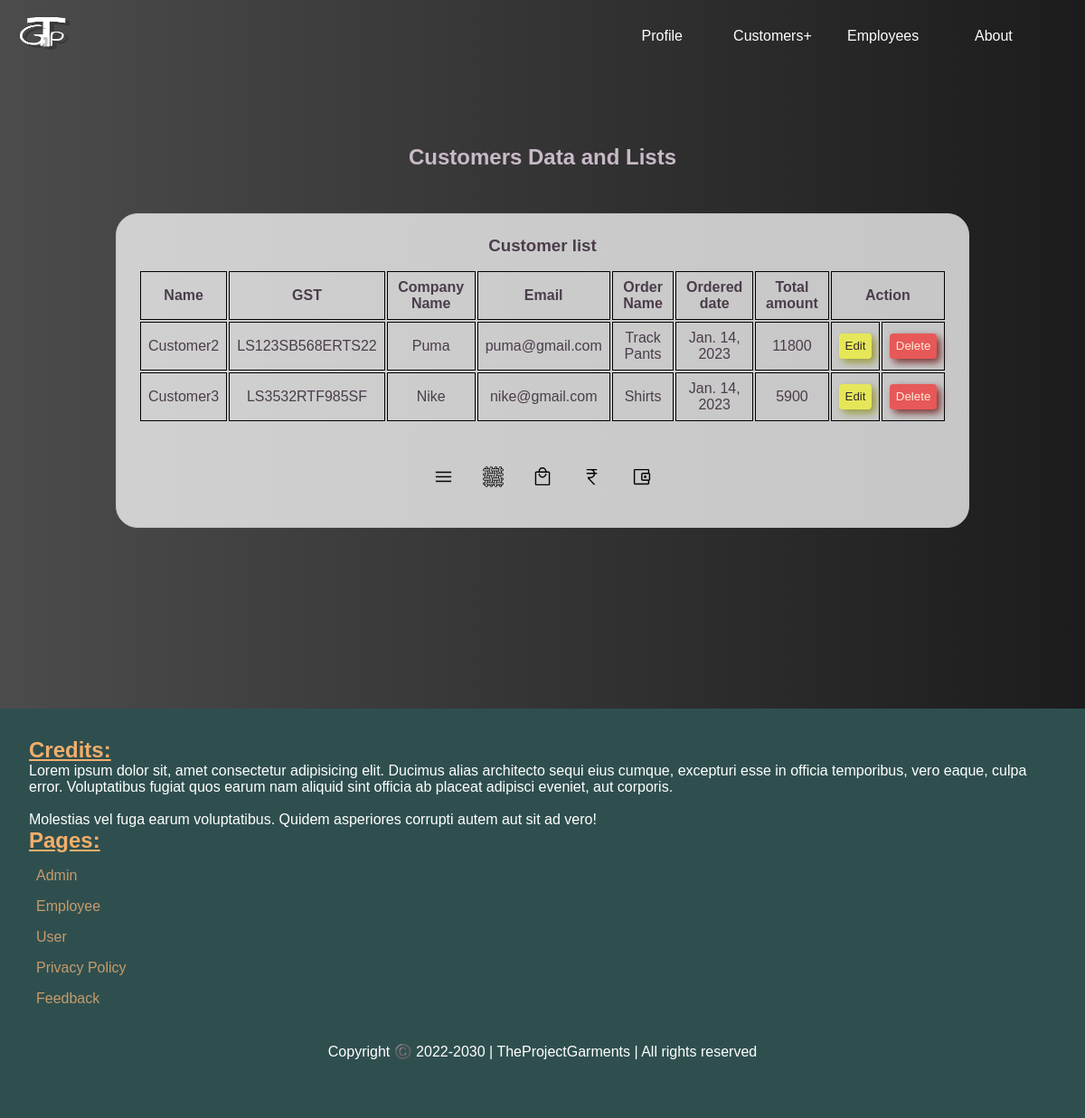
Before: /customer/ with the older database file.
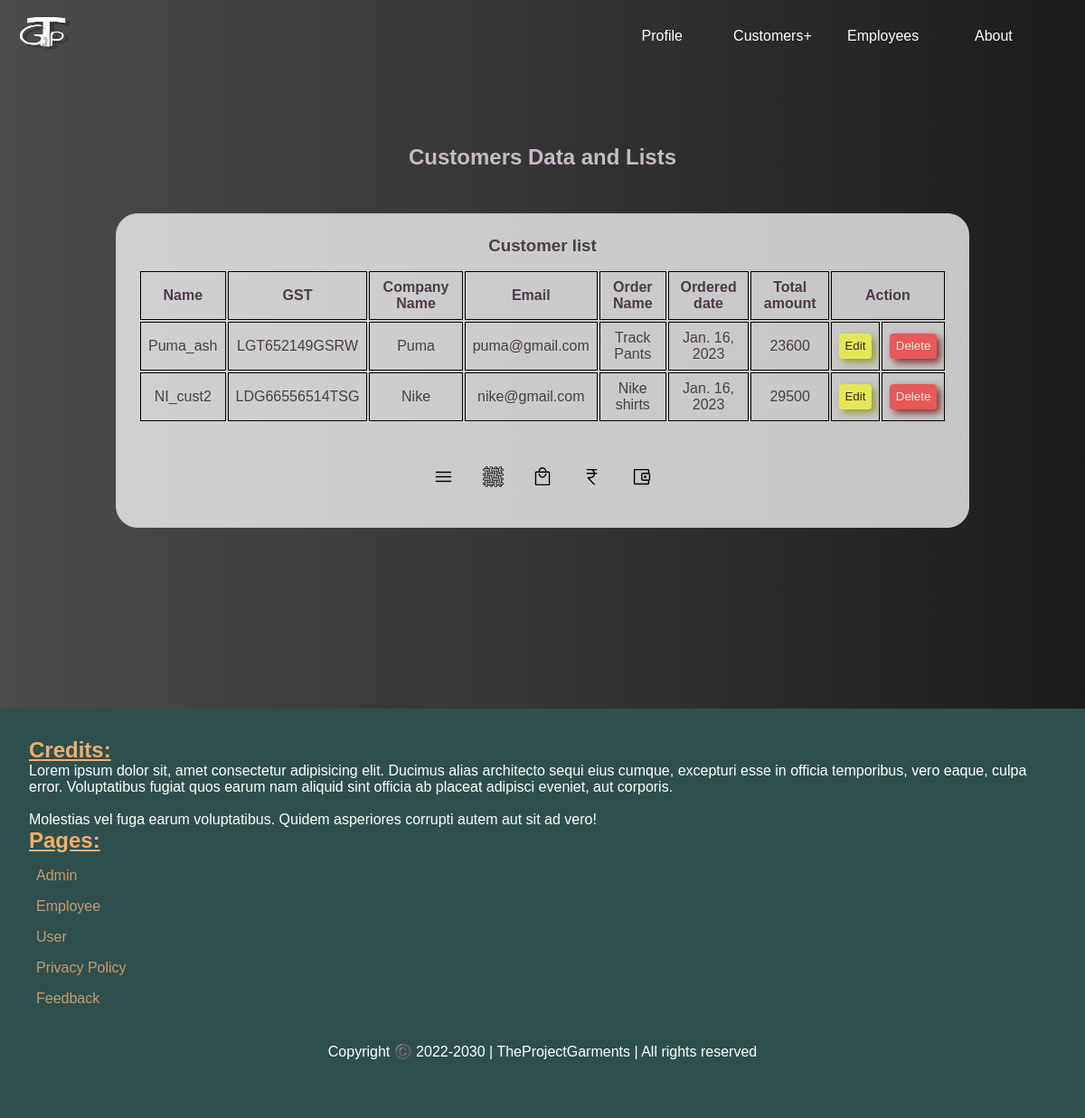
After: the same page with the newer database file.
### first_vs/models.py (models this page shows, shortened)
class Customer(models.Model):
    id=models.CharField(max_length=50,primary_key=True)
    namei=models.CharField(max_length=50,unique=True,blank=False)
    phone=models.CharField(max_length=40,blank=False)
    gst=models.CharField(max_length=50,unique=True)
    adder=models.TextField(max_length=500)
    co_name=models.CharField(max_length=50,blank=False)
    email=models.CharField(max_length=100,blank=False)
    ord_name=models.CharField(max_length=50,unique=True)
    ord_amt=models.CharField(max_length=20)
    pending_payment=models.CharField(max_length=20)
    date=models.DateField()

### first_vs/views.py (the view)
# urls.py: path('customer/',views.customers,name='customers'),
def customers(request):
    tab=Customer.objects.all()
    bil=Bills.objects.all()
    return render(request, 'first_vs/cust.html',{'tab':tab,'bil':bil})

### first_vs/templates/first_vs/cust.html (shortened to what this page needs)
<!DOCTYPE html>
<html lang="en">
<head>
    {% load static %}
    <link rel="stylesheet" href="{% static 'first_vs/cust.css'%}">
</head>
<body>
    <header>
        {% load static %}
        {% load %}
        <div class="head">
            <div class="left">
                <div class="logo"><a href="#"><img src="{% static 'first_vs/logos/tgp_white.png' %}" alt="logo"></a>
                </div>
            </div>
            <div class="right">
                <ul>
                    <li>
                        <a href="{% url 'hello' %}" rel="noopener noreferrer"><span class="text1">Profile</span></a>
                    </li>
                    <li>
                        <a href="{% url 'custom' %}">
                            <span class="text">Customers+</span></a>
                    </li>
                    <li>
                        <a href="{% url 'emp_tab' %}">
                            <span class="text">Employees</span></a>
                    </li>
                    <li>
                        <a href="">
                            <span class="text1">About</span></a>
                    </li>
                </ul>
            </div>
        </div>
    </header>
    <main>
        <h2>Customers Data and Lists</h2>
        <div class="cards">
            <div class="contents">
                <div class="content1">
                    <div class="main_content">
                        <h3>Customer list</h3>
                        <table>
                            <tr class="tab_head">
                                <td>Name</td>
                                <td>GST</td>
                                <td>Company Name</td>
                                <td>Email</td>
                                <td>Order Name</td>
                                <td>Ordered date</td>
                                <td>Total amount</td>
                                <td colspan="2">Action</td>
                            </tr>
                            {% for i in tab %}
                            <tr>
                                <td> {{ i.namei }}</td>
                                <td> {{ i.gst }}</td>
                                <td> {{ i.co_name }}</td>
                                <td> {{ i.email }}</td>
                                <td> {{ i.ord_name }}</td>
                                <td> {{ i.date }}</td>
                                <td> {{ i.pending_payment }}</td>
                                <td class="but"><a href="{% url 'update' i.id %}"><button>Edit</button></a></td>
                                 <td><form action="{% url 'delete' i.id %}" method="post">
                                        <input type="submit" name="delete" id="delete" value="Delete"></form>
                                </td>
                            </tr>
                            {% endfor %}
                        </table>
                    </div>
                    <div class="control_bar">
                        <div class="list"> <img src="{% static 'first_vs/logos/menu.svg'%}" alt="list" id="list"></div>
                        <div class="mate"> <img src="{% static 'first_vs/logos/fabric.png'%}" alt="materials"
                                id="materials"></div>
                        <div class="ord"> <img src="{% static 'first_vs/logos/local_order.svg'%}" alt="orders"
                                id="orders"></div>
                        <div class="payments"> <img src="{% static 'first_vs/logos/rupees.svg'%}" alt="payments"
                                id="payments"></div>
                        <div class="bal"> <img src="{% static 'first_vs/logos/balancce.svg'%}" alt="balance"
                                id="balance"></div>
                    </div>
                </div>
            </div>
        </div>
    </main>
    <footer>
        <div class="foot_container">
            <div class="credits">
                <h2>Credits:</h2>
                <p>Lorem ipsum dolor sit, amet consectetur adipisicing elit. Ducimus alias architecto sequi eius cumque,
                    excepturi esse in officia temporibus, vero eaque, culpa error. Voluptatibus fugiat quos earum nam
                    aliquid sint officia ab placeat adipisci eveniet, aut corporis.
                    <br> <br> Molestias vel fuga earum voluptatibus. Quidem asperiores corrupti autem aut sit ad vero!
                </p>
            </div>
            <div class="login_sec">
                <h2>Pages:</h2>
                <ul>
                    <li><a href="http://" target="_blank" rel="noopener noreferrer">Admin</a></li>
                    <li><a href="http://" target="_blank" rel="noopener noreferrer">Employee</a></li>
                    <li><a href="http://" target="_blank" rel="noopener noreferrer">User</a></li>
                    <li><a href="http://" target="_blank" rel="noopener noreferrer">Privacy Policy</a></li>
                    <li><a href="http://" target="_blank" rel="noopener noreferrer">Feedback</a></li>
                </ul>
            </div>
            <div class="foot">
                <p>Copyright ©️ 2022-2030 | TheProjectGarments | All rights reserved</p>
            </div>
        </div>
    </footer>
</body>
</html>

### first_vs/static/first_vs/cust.css (style rules this page uses)
* { padding: 0; margin: 0; font-family: 'poppins',sans-serif; }
header { width: auto; min-height: 5em; background: linear-gradient(to right, rgb(77, 76, 76),rgb(29, 28, 29)); padding-left: 1em; padding-right: 1em; z-index: 2; }
.head { display: flex; justify-content:space-between; align-items: center; }
.logo img { width: 3.5em; height: 3.5em; transition: .3s; }
.left { padding: .4em; }
.right ul { list-style: none; display: flex; justify-content: space-between; align-items: center; padding-right: 1.5em; padding-top: .5em; }
a { text-decoration: none; color: rgb(255, 255, 255); }
.right ul li { position: relative; width: 6em; height: 2em; display: flex; justify-content: center; align-items: center; padding: .31em; margin: .51em; border-radius: .2em; transition: .5s; }
.text,.text1 { transition: .3s; }
main { background: linear-gradient(to right, rgb(77, 76, 76),rgb(29, 28, 29)); padding: 5em; }
main h2 { text-align: center; color:rgb(200, 186, 200); cursor:default; }
td { padding: .5em; margin: 0em; text-align: center; border: 1px solid black; }
.tab_head { font-weight: 600; }
.cards { display:flex; align-items: center; justify-content: center; padding: 2em; }
h3 { padding-bottom: .8em; cursor:default; }
.control_bar { display: flex; align-items: center; color: white; margin-top: 2em; }
.control_bar img { padding: .4em; margin: .61em; cursor:pointer; }
.contents { width: 70em; display: flex; flex-direction: column; align-items: center; }
.contents img { width: 1.4em; height: 1.4em; }
.content1,.content2,.content3,.content4,.content5 { display: flex; flex-direction: column; justify-content: center; text-align: center; }
.content1 { background: rgba(255, 255, 255, 0.747); max-height: 25em; border: 1.92px rgb(196, 194, 194) ; border-style: ridge; padding: 1.5em; display: flex; flex-direction: column; align-items: center; justify-content: center; margin: 1em; overflow: hidden; overflow-y: scroll; border-radius: 1.5em; color: rgb(75, 61, 75); z-index: 2; opacity: 1; }
.foot_container { background: darkslategray; color: white; padding: 2em; }
.foot_container h2 { color: rgb(242, 174, 106); text-decoration:underline; }
.login_sec ul { list-style: none; padding-right: 1.5em; padding-top: .5em; }
.login_sec ul a { color: rgb(199, 155, 108); line-height: 1em; }
.login_sec ul li { padding: .5em; }
.foot { padding: 2em; text-align: center; }

### first_vs/templates/first_vs/cust.html (style rules this page uses)
.but button { padding: .5em; border: none; border-radius: .3em; color:rgb(52, 43, 43); background: rgb(229, 231, 88); box-shadow: 4px 4px 8px rgb(152, 154, 60); cursor: pointer; }
td input { padding: .5em; border: none; border-radius: .3em; color:antiquewhite; background: rgb(231, 88, 88); box-shadow: 4px 4px 8px rgb(122, 48, 48); cursor: pointer; }

Changed rows visible on the page:
removed Customer: namei "Customer3", gst "LS3532RTF985SF", co_name "Nike", email "nike@gmail.com", ord_name "Shirts", date "Jan. 14, 2023", pending_payment "5900"
added Customer: namei "Puma_ash", gst "LGT652149GSRW", co_name "Puma", email "puma@gmail.com", ord_name "Track Pants", date "Jan. 16, 2023", pending_payment "23600"
changed Customer: namei "Customer2" → "NI_cust2"; gst "LS123SB568ERTS22" → "LDG66556514TSG"; co_name "Puma" → "Nike"; email "puma@gmail.com" → "nike@gmail.com"; ord_name "Track Pants" → "Nike shirts"; date "Jan. 14, 2023" → "Jan. 16, 2023"; pending_payment "11800" → "29500"
